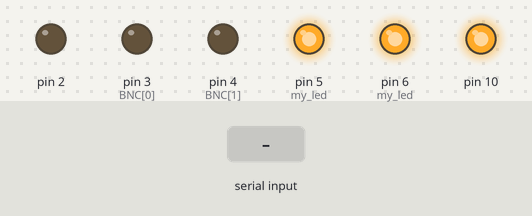
Simulated run of this sketch. Board: Arduino Uno, built with avr-gcc and run on an emulated ATmega328P. Parts: output pins drawn as LEDs (lit = HIGH). The test bench sets the inputs (shaded band). Pins used as bus, display or sensor lines are not drawn.

Above: at 1.2 s.
1.3 s: "xx,1\n" received over Serial
Timing chart, 0 to 4.3 s (numbered marks = the images above; inputs shaded):
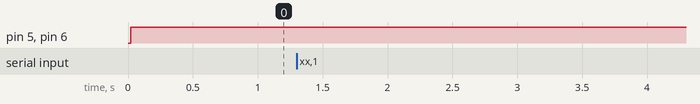

The sketch:

2_LED_controller_Routine.ino
```cpp
#include <SPI.h>
/* -------------------------------------------------------------------- */
/*                     Setup Function                         */
/* -------------------------------------------------------------------- */
String p;
String tt;
String myString;
float power_converted;
int port;
int power;
int led;
int state;
int pulse_width_off;
int pulse_width_on;
int on_switch;
// State of the LED, Digital Output LED, DAC output (VOUTB=)
int my_led[3][2] = {{0, 0}, {6, 5}, {1, 3}};
int BNC[2] = {3, 4};
int Nleds = 2;
int rep_Times;
//starts in yy to enter loop
String xxValue = "yy";
//routine values
//int times=15;
//int pulse_off=2000;//2s off
//int pulse_on[5]={50,25,15,5,1};
//int intensities[6]={10,25,50,75,100};

void setup()
{
  Serial.begin(9600);
  // set SPI and a user LED to be outputs
  pinMode(SS, OUTPUT);
  pinMode(MOSI, OUTPUT);
  pinMode(SCK, OUTPUT);
  //pinMode(50, OUTPUT);
  //LED PWM
  pinMode(6, OUTPUT);
  pinMode(5, OUTPUT);
  pinMode(4, OUTPUT);
  pinMode(3, OUTPUT);
  pinMode(2, OUTPUT);
  //relay pin
  pinMode(13, OUTPUT);
  SPI.begin(); // starts the SPI library object
  SPI.setBitOrder(MSBFIRST); // during the transfer of data, send the most significant bit first
  SPI.setDataMode(SPI_MODE0); // Clock starts at a LOW value and transmits data on the falling edge of the clock signal
  delay(5);
  digitalWrite(SS, LOW); // selecting the DAC
  setUpDAC(); // user defined function
  digitalWrite(SS, HIGH); // deselecting the DAC

}
/* -------------------------------------------------------------------- */
/*                       Loop Function                          */
/* -------------------------------------------------------------------- */
void loop()
{
  while (Serial.available()) {
    read_parameters();
    //repetitions
    if (xxValue == "xx") {
      turnLed();
    }
    //routine
    if (xxValue == "rr") {
      turnLedRoutine();
    }
  }
  //continuous
  if (xxValue == "yy") {
    turnLedLoop();
  }
}//end of loop


/* -------------------------------------------------------------------- */
/*                 User Defined Functions                         */
/* -------------------------------------------------------------------- */

void resetFunc() {

  digitalWrite(LED_BUILTIN, HIGH);//turn off LED
  delay(10);
  SPI.begin(); // starts the SPI library object
  SPI.setBitOrder(MSBFIRST); // during the transfer of data, send the most significant bit first
  SPI.setDataMode(SPI_MODE0); // Clock starts at a LOW value and transmits data on the falling edge of the clock signal
  delay(5);
  digitalWrite(SS, LOW); // selecting the DAC
  setUpDAC(); // user defined function
  digitalWrite(SS, HIGH); // deselecting the DAC
}

//just works for led 1
void turnLedRoutine() {
  //for para las diferentes intensidades
  //for para la longitud del pulso
  //hacerlo un total de 15 veces
  int rep_long = 5;
  int rep_short = 10;
  int pulse_off_long = 1500;
  int pulse_off_short = 500;

  int pulse_on[7] = {2000, 1000, 50, 20, 10, 5, 1};
  int inten[4] = {10, 25, 50, 100};
  int pulse_off_routine;
  int rep_routine;
  int inten_rep = 4;
  int pulse_rep = 7;
//  int inten_rep = 2;
//  int pulse_rep = 2;
  int rest_period = 2000;

  if (my_led[0][0] == 1) {
    for (int puw = 0 ; puw < pulse_rep; puw++) {
      //BNC signal to generate new file
      //The MEA detects TTL pulse and generates file, but it has to be switched off again
      digitalWrite(BNC[0], HIGH);
      delay(10);
      digitalWrite(BNC[0], LOW);
      delay(rest_period);
      //intensies loop
      for (int in = 0; in < inten_rep; in++) {
        if (inten[in] >= 0 or inten[in] <= 100) {
          power_converted = 3380 - (inten[in] * 26.26);
        }
        digitalWrite(SS, LOW);
        sendAddressAndValue(my_led[2][0], power_converted);
        digitalWrite(SS, HIGH);
        delay(3);
        if (pulse_on[puw] <= 50) {
          pulse_off_routine = pulse_off_short;
          rep_routine = rep_short;
        }
        else {
          pulse_off_routine = pulse_off_long;
          rep_routine = rep_long;
        }
        //pulse width loop
        for (int i = 1; i <= rep_routine; i++) {
          //first turn ON-LOW
          //if state is 1 it turns it on/LOW
          digitalWrite(my_led[1][0], LOW);
          delay(pulse_on[puw]);
          //delay(pulse_width_on);
          //HIGH means that is off
          //turns all the LEDs off
          digitalWrite(my_led[1][0], HIGH);
          delay(pulse_off_routine);
          //delay(pulse_width_off);
        }
        delay(rest_period);
      }
    }
    digitalWrite(BNC[1], HIGH);
    delay(10);
    digitalWrite(BNC[1], LOW);
  }
}


void turnLed() {
  for (int i = 0; i < rep_Times; i++) {
    //first turn ON-LOW
    for (int j = 0; j < Nleds; j++) {
      //if state is 1 it turns it on/LOW
      if (my_led[0][j] == 1) {
        digitalWrite(my_led[1][j], LOW);
        digitalWrite(BNC[j], HIGH);
      }
    }
    delay(pulse_width_on);
    for (int j = 0; j < Nleds; j++) {
      //HIGH means that is off
      //turns all the LEDs off
      digitalWrite(my_led[1][j], HIGH);
    }
    delay(pulse_width_off);
  }
  digitalWrite(BNC[0], LOW);
  digitalWrite(BNC[1], LOW);

}

void turnLedLoop() {
  //first turn ON-LOW
  for (int i = 0; i < Nleds; i++) {
    //if state is 1 it turns it on/LOW
    if (my_led[0][i] == 1) {
      digitalWrite(my_led[1][i], LOW);
      digitalWrite(BNC[i], HIGH);
    }
    else
    {
      digitalWrite(BNC[i], LOW);
    }
  }
  delay(pulse_width_on);
  for (int i = 0; i < Nleds; i++) {
    //HIGH means that is off
    //turns all the LEDs off
    digitalWrite(my_led[1][i], HIGH);
  }
  delay(pulse_width_off);

}

void read_parameters() {


  //-----------------turn-off-when reading--------------------
  for (int i = 0; i < Nleds; i++) {
    digitalWrite(my_led[1][i], HIGH);
  }
  //----------------------read for---------------------------
  myString = Serial.readString(); // read the incoming data as string
  int commaIndexArray[] = {0, 0, 0, 0, 0, 0, 0, 0, 0};
  String stringValues[] = {"0", "0", "0", "0", "0", "0", "0", "0"};
  commaIndexArray[0] = myString.indexOf(',');
  xxValue = myString.substring(0, commaIndexArray[0]);
  for (int i = 1; i <= 7; i++) {
    commaIndexArray[i] = myString.indexOf(',', commaIndexArray[i - 1] + 1);
    stringValues[i] = myString.substring(commaIndexArray[i - 1] + 1, commaIndexArray[i]);
    if (stringValues[i] == "end") {
      break;
    }
  }
  on_switch = stringValues[1].toInt();
  power = stringValues[2].toInt();
  led = stringValues[3].toInt();
  state = stringValues[4].toInt();
  pulse_width_on = stringValues[5].toInt();
  pulse_width_off = stringValues[6].toInt();
  rep_Times = stringValues[7].toInt();

  if (xxValue == "reset") {
    resetFunc();
  }
  if (power >= 0 or power <= 100) {
    power_converted = 3380 - (power * 26.26);
  }
  else {
    power_converted = 3380;
  }


  //  Serial.println(" ");
  //  Serial.print("power (%): ");
  //  //    %below 601 the DAC gives 0V
  //  //    % it´s possible its because an external voltage is beain used
  //  //    % the highest we want is 2310
  //  //    %(2310-600)/100=17.1
  //  Serial.println(power_converted);
  //  Serial.print("led: ");
  //  Serial.println(led);
  //  Serial.print("state: ");
  //  Serial.println(state);
  //  Serial.print("Pulse Width On: ");
  //  Serial.println(pulse_width_on);
  //  Serial.print("Pulse Width Off: ");
  //  Serial.println(pulse_width_off);
  //  Serial.print("ON/OFF: ");
  //  Serial.println(on_switch);


  //led activation
  for (int i = 1; i <= Nleds; i++) {
    if (led == i) {
      if (state == 1) {
        my_led[0][i - 1] = 1;
      }
      else {
        my_led[0][i - 1] = 0;
      }
      //set power to each LED
      digitalWrite(SS, LOW);
      sendAddressAndValue(my_led[2][i - 1], power_converted);
      digitalWrite(SS, HIGH);
      delay(3);
    }

    //turn the system ON/OFF
    if (on_switch == 1) {
      digitalWrite(13, HIGH);
    } else {
      digitalWrite(13, LOW);
    }
  }
  if (led == 15) {
    digitalWrite(SS, LOW);
    //DAC 12 bit= 4095 levels
    sendAddressAndValue(led, power_converted);
    digitalWrite(SS, HIGH);
    delay(3);
  }
}

void sendAddressAndValue(int address, int value) {
  //valid address values are between 0 and 7; 0 for A, 1 for B, and so on.
  //An address value of 15 will provide power to all of the outputs simultaneously
  // 690 is set as the low limit for value since is equivlent to 1A
  if (((address >= 0 && address <= 7) || address == 15) && (value > 750 && value <= 4095)) {
    SPI.transfer(0b00000011); // 4 bits of junk and a command to update DAC register
    delay(1); // small time delay to ensure the DAC processes the data
    int value1 = highByte(value); // collecting the upper half of the value
    int value2 = lowByte(value); // collecting the lower half of the value
    int addressAndValue1 = (address << 4) + value1; // combining the address and value into one piece
    SPI.transfer(addressAndValue1); // the 4 bits of address and the upper half of the value
    delay(1); // small time delay to ensure the DAC processes the data
    SPI.transfer(value2); // the lower half of the value
    delay(1); // small time delay to ensure the DAC processes the data
    SPI.transfer(0);//junk data
    delay(1); // small time delay to ensure the DAC processes the data
  }

  else {
    SPI.transfer(0b00000011); // 4 bits of junk and a command to update DAC register
    delay(1); // small time delay to ensure the DAC processes the data
    SPI.transfer(0b11110000); // all addresses and a value of zero
    delay(1); // small time delay to ensure the DAC processes the data
    SPI.transfer(0); // a value of zero
    delay(1); // small time delay to ensure the DAC processes the data
    SPI.transfer(0);//junk data
    delay(1); // small time delay to ensure the DAC processes the data
    for (int i = 0; i < 8; i++) {
    }
  }
} //end of sendAddressAndValue


void setUpDAC() {
  SPI.transfer(0b00001000);//4 bits of junk and a command to change reference voltage
  delay(3); // small time delay to ensure DAC processes the data
  SPI.transfer(0);//sending more values since it doesn't care about these (thanks to the Command) and we need 32 bits total
  delay(3);
  SPI.transfer(0);//same reason
  delay(3);
  SPI.transfer(0b00000001);//7 bits of ignored data and a final "1" to indicate to use the internal reference
  delay(3);
  digitalWrite(SS, HIGH);
  delay(1);
  digitalWrite(SS, LOW);
  //turning all the outputs off to begin with
  SPI.transfer(0b00000011); // 4 bits of junk and a command to update DAC register
  delay(1); // small time delay to ensure the DAC processes the data
  SPI.transfer(0b11110000); // all addresses and a value of zero
  delay(1); // small time delay to ensure the DAC processes the data
  SPI.transfer(0); // a value of zero
  delay(1); // small time delay to ensure the DAC processes the data
  SPI.transfer(0);//junk data
  delay(1); // small time delay to ensure the DAC processes the data
}
```
